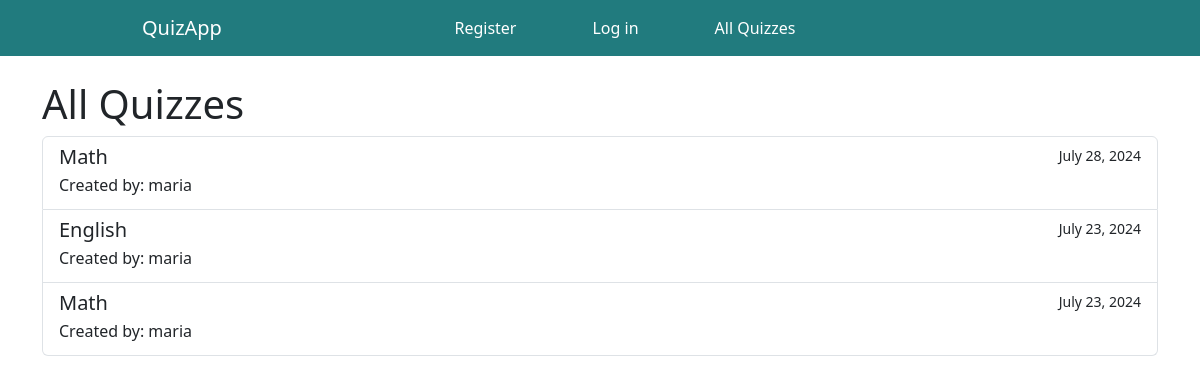
/all_quizzes/, run on an earlier commit of the app's database.
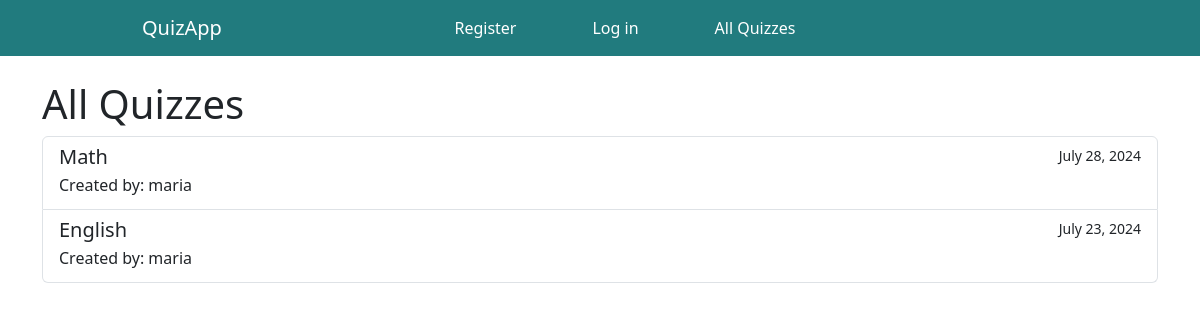
And on a later commit of the database.
### quiz_app/models.py (models this page shows, shortened)
class Quiz(models.Model):
    title = models.CharField(max_length=200)
    creator = models.ForeignKey(User, on_delete=models.CASCADE, default= 1)
    created_at = models.DateTimeField(auto_now_add=True)
    takers = models.ManyToManyField(User, related_name='taken_quizzes', blank=True)

### quiz_app/views.py (the view)
# urls.py: path('all_quizzes/', views.all_quizzes, name='all_quizzes'),
def all_quizzes(request):
    quizzes = Quiz.objects.all().order_by('-created_at')
    return render(request, 'quiz_app/all_quizzes.html', {'quizzes': quizzes})

### quiz_app/templates/quiz_app/all_quizzes.html
{% extends 'quiz_app/home.html' %}
{% block content %}
<div class="container mt-4">
    <h1>All Quizzes</h1>
    <div class="list-group">
        {% for quiz in quizzes %}
        <a href="{% url 'take_quiz' quiz.id %}" class="list-group-item list-group-item-action">
            <div class="d-flex w-100 justify-content-between">
                <h5 class="mb-1">{{ quiz.title }}</h5>
                <small>{{ quiz.created_at|date:"F d, Y" }}</small>
            </div>
            <p class="mb-1">Created by: {{ quiz.creator.username }}</p>
        </a>
        {% empty %}
        <p class="list-group-item">No quizzes available.</p>
        {% endfor %}
    </div>
</div>
{% endblock %}

### quiz_app/templates/quiz_app/home.html (shortened to what this page needs)
<!doctype html>
<html lang="en">
<head>
    <link href="https://cdn.jsdelivr.net/npm/bootstrap@5.3.3/dist/css/bootstrap.min.css" rel="stylesheet">
    {% load static %}
    <link href = "{% static 'css/style.css' %}" rel="stylesheet" >
</head>
<body>
    <nav class="navbar navbar-expand-lg" style="background-color: #217b7e; ">
        <div class="container">
            <a class="navbar-brand" href="{% url 'home' %}" style="color: #ffffff;">QuizApp</a>
            <div class="collapse navbar-collapse" id="navbarNav">
            <ul class="navbar-nav">
                <li class="nav-item">
                <a class="nav-link" href="{% url 'register' %}" style="color: #ffffff;">Register</a>
                </li>
                <li class="nav-item">
                <a class="nav-link" href="{% url 'login' %}" style="color: #ffffff;">Log in</a>
                <li class="nav-item">
                <a class="nav-link" href="{% url 'all_quizzes' %}" style="color: #ffffff;">All Quizzes</a>
                </li>
            </ul>
            </div>
        </div>
    </nav>
{% block content %}{% endblock %}
</body>
</html>

### quiz_app/static/css/style.css (style rules this page uses)
.navbar-brand { padding-right: 100px; padding-left: 100px; }
.navbar-nav { display: flex; justify-content: center; width: 70%; }
.nav-item { margin: 0 30px; }

What changed in the data, as far as the page shows it:
removed Quiz: title "Math", created_at "July 23, 2024", creator.username "maria"
